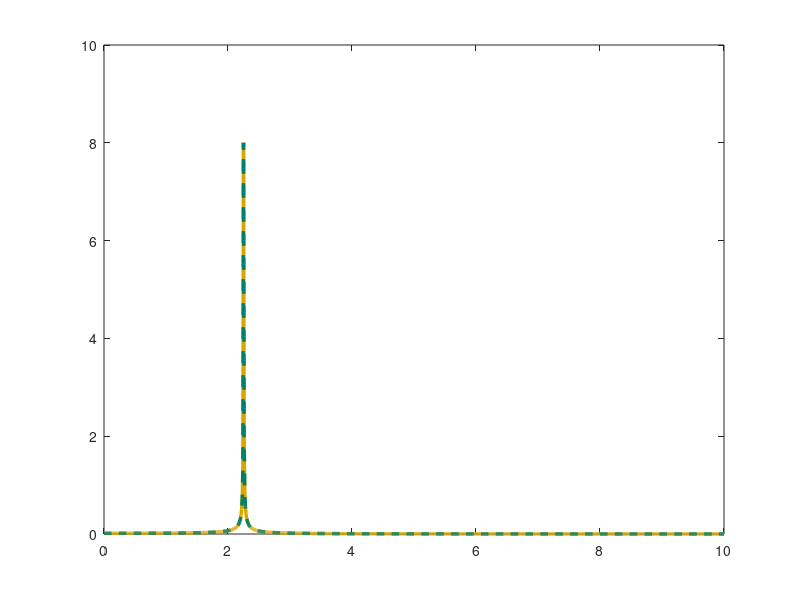

MATLAB code for this plot: (Note: this script raises an error after producing the figure.)
K = 1/71; T = sqrt(14/71);
sys = tf(1, [14 0 71]);

w = 0:0.01:10;
A_theory = K ./ abs(1-w.^2*T^2);

[mag, phase] = bode(sys, w);
mag = squeeze(mag);

figure('Position', [100 100 900 400], 'Color','white');
plot(w, A_theory,  'Color', [0.85, 0.65, 0], 'LineStyle', '-', 'LineWidth', 2.5);
hold on;
plot(w, mag, 'Color', [0, 0.5, 0.4], 'LineStyle', '--', 'LineWidth', 2.5);

ax = gca; ax.LineWidth = 1.5; ax.FontSize = 13;
ax.XColor = [0.3 0.3 0.3]; ax.YColor = [0.3 0.3 0.3];
ax.GridColor = [0.9 0.9 0.9]; ax.GridAlpha = 0.4;
ax.MinorGridColor = [0.95 0.95 0.95]; ax.MinorGridAlpha = 0.2;
grid on; grid minor; box on; xlim([-0.1, 10]); ylim([-0.1, 8.1]);

xlabel('\omega'); ylabel('A(\omega)');
legend('A_{theor}', 'A_{sys}', 'Location','northeast','FontSize',15);
set(findall(gcf, '-property', 'FontName'), 'FontName', 'DejaVu Math TeX Gyre');
exportgraphics(gcf, '../../../images/task4/freq/ach4.png', 'Resolution', 500);
